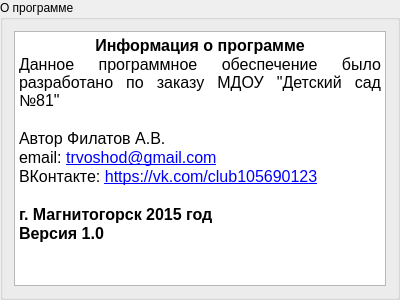
<?xml version="1.0" encoding="UTF-8"?>
<ui version="4.0">
 <class>About</class>
 <widget class="QGroupBox" name="About">
  <property name="geometry">
   <rect>
    <x>0</x>
    <y>0</y>
    <width>400</width>
    <height>300</height>
   </rect>
  </property>
  <property name="windowTitle">
   <string>GroupBox</string>
  </property>
  <property name="title">
   <string>О программе</string>
  </property>
  <layout class="QVBoxLayout" name="verticalLayout">
   <item>
    <widget class="QTextEdit" name="textEdit">
     <property name="enabled">
      <bool>true</bool>
     </property>
     <property name="readOnly">
      <bool>true</bool>
     </property>
     <property name="html">
      <string>&lt;!DOCTYPE HTML PUBLIC &quot;-//W3C//DTD HTML 4.0//EN&quot; &quot;http://www.w3.org/TR/REC-html40/strict.dtd&quot;&gt;
&lt;html&gt;&lt;head&gt;&lt;meta name=&quot;qrichtext&quot; content=&quot;1&quot; /&gt;&lt;style type=&quot;text/css&quot;&gt;
p, li { white-space: pre-wrap; }
&lt;/style&gt;&lt;/head&gt;&lt;body style=&quot; font-family:'Ubuntu'; font-size:12pt; font-weight:400; font-style:normal;&quot;&gt;
&lt;p align=&quot;center&quot; style=&quot; margin-top:0px; margin-bottom:0px; margin-left:0px; margin-right:0px; -qt-block-indent:0; text-indent:0px;&quot;&gt;&lt;span style=&quot; font-weight:600;&quot;&gt;Информация о программе&lt;/span&gt;&lt;/p&gt;
&lt;p align=&quot;justify&quot; style=&quot; margin-top:0px; margin-bottom:0px; margin-left:0px; margin-right:0px; -qt-block-indent:0; text-indent:0px;&quot;&gt;Данное программное обеспечение было разработано по заказу МДОУ &amp;quot;Детский сад №81&amp;quot;&lt;/p&gt;
&lt;p align=&quot;justify&quot; style=&quot;-qt-paragraph-type:empty; margin-top:0px; margin-bottom:0px; margin-left:0px; margin-right:0px; -qt-block-indent:0; text-indent:0px;&quot;&gt;&lt;br /&gt;&lt;/p&gt;
&lt;p align=&quot;justify&quot; style=&quot; margin-top:0px; margin-bottom:0px; margin-left:0px; margin-right:0px; -qt-block-indent:0; text-indent:0px;&quot;&gt;Автор Филатов А.В.&lt;/p&gt;
&lt;p align=&quot;justify&quot; style=&quot; margin-top:0px; margin-bottom:0px; margin-left:0px; margin-right:0px; -qt-block-indent:0; text-indent:0px;&quot;&gt;email: &lt;a href=&quot;mailto:trvoshod@gmail.com&quot;&gt;&lt;span style=&quot; text-decoration: underline; color:#0000ff;&quot;&gt;trvoshod@gmail.com&lt;/span&gt;&lt;/a&gt;&lt;/p&gt;
&lt;p style=&quot; margin-top:0px; margin-bottom:0px; margin-left:0px; margin-right:0px; -qt-block-indent:0; text-indent:0px;&quot;&gt;ВКонтакте: &lt;a href=&quot;https://vk.com/club105690123&quot;&gt;&lt;span style=&quot; text-decoration: underline; color:#0000ff;&quot;&gt;https://vk.com/club105690123&lt;/span&gt;&lt;/a&gt;&lt;/p&gt;
&lt;p style=&quot;-qt-paragraph-type:empty; margin-top:0px; margin-bottom:0px; margin-left:0px; margin-right:0px; -qt-block-indent:0; text-indent:0px; text-decoration: underline; color:#0000ff;&quot;&gt;&lt;br /&gt;&lt;/p&gt;
&lt;p style=&quot; margin-top:0px; margin-bottom:0px; margin-left:0px; margin-right:0px; -qt-block-indent:0; text-indent:0px;&quot;&gt;&lt;span style=&quot; font-weight:600;&quot;&gt;г. Магнитогорск 2015 год&lt;/span&gt;&lt;/p&gt;
&lt;p style=&quot; margin-top:0px; margin-bottom:0px; margin-left:0px; margin-right:0px; -qt-block-indent:0; text-indent:0px;&quot;&gt;&lt;span style=&quot; font-weight:600;&quot;&gt;Версия 1.0&lt;/span&gt;&lt;/p&gt;&lt;/body&gt;&lt;/html&gt;</string>
     </property>
    </widget>
   </item>
  </layout>
 </widget>
 <resources/>
 <connections/>
</ui>
